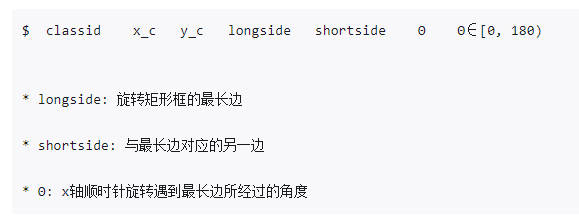
//> input picture 01. CV/02. Object-Detection/02. YOLO-OBB/02. YOLOv8-OBB/00. 分割标注转OBB标注/assets/1.jpg, 579 x 223 px
$ ./main1   (built with g++ and OpenCV 4)
//> lines starting //> are read from the running program, lines starting //| are printed output that depends on the picture; after the words box and inside, x2 and y2 are one past the last pixel; in counts of white or black regions, pixels touching at a corner belong together; pictures that were not available may be replaced by others from this repository, and a replacement may not be noted
#include <iostream>
#include "opencv2/opencv.hpp"

using namespace cv;
using namespace std;

int main() {
    /*模板匹配
    只能匹配到和模板大小一样的区域*/

    // 读取输入图像
    cv::Mat image = cv::imread("/root/study/opencv/workspace/1.jpg", 1);
//> image is the input picture: 223 rows x 579 cols, CV_8UC3; mean B, G, R 244.6, 243, 242.9
    cv::Mat target = cv::imread("/root/study/opencv/workspace/crop1.jpg", 1);
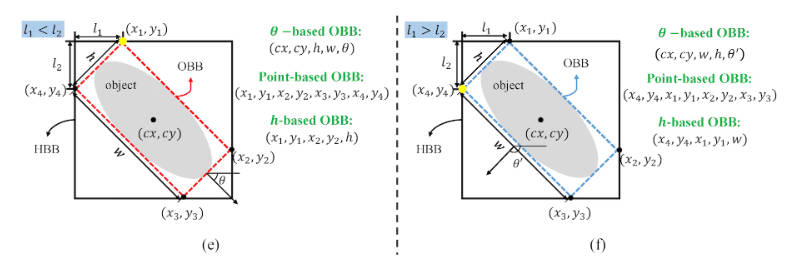
//> input picture 01. CV/02. Object-Detection/02. YOLO-OBB/02. YOLOv8-OBB/00. 分割标注转OBB标注/assets/2.jpg, 795 x 265 px, given in place of crop1.jpg, which was not available
//> target is the input picture: 265 rows x 795 cols, CV_8UC3; mean B, G, R 241.7, 242.3, 241.3
    cv::Mat result;
    // 定义搜索区域(整图搜索)
    cv::Mat roi(image);
    // 进行模板匹配
    cv::matchTemplate(roi,             // 搜索区域
                      target,          // 模板
                      result,          // 结果
                      cv::TM_SQDIFF);  // 相似度
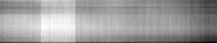
//> result: 43 rows x 217 cols, CV_32FC1; min 917437888, max 1.17e+09, mean 1.07e+09; drawn with min black and max white
    // 找到最相似的位置
    double minVal, maxVal;
    cv::Point minPt, maxPt;
    cv::minMaxLoc(result, &minVal, &maxVal, &minPt, &maxPt);
//> minVal = 917437888; maxVal = 1.17e+09; minPt = Point(208, 42); maxPt = Point(44, 26)
    // 在相似度最高的位置绘制矩形
    // 本例中为 minPt
    cv::rectangle(roi, cv::Rect(minPt.x, minPt.y, target.cols, target.rows), 255);
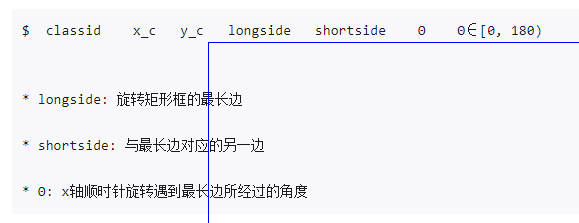
//> roi: 223 rows x 579 cols, CV_8UC3; 0.43% of pixels changed, all inside (x1, y1, x2, y2) = (208, 42, 579, 223)
    // 保存结果
    cv::imwrite("/root/study/opencv/workspace/template.jpg", image);
    return 0;
}
